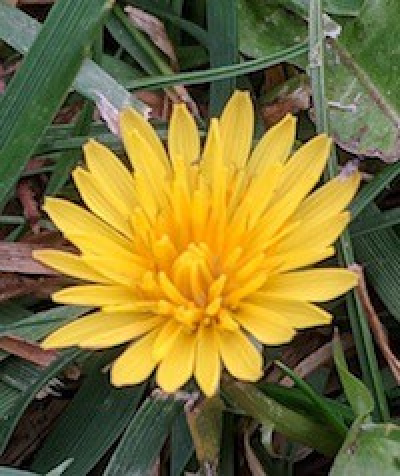
#> input picture CS5330_Part-1-main/images/flower.png, 400 x 476 px
$ python linear_filter.py
#> lines starting #> are read from the running program, lines starting #| are printed output that depends on the picture
import numpy as np
import matplotlib.pyplot as plt
import cv2

def point_operation(img, K, L):
    """
    Applies point operation to given grayscale image
    """
    img = np.asarray(img, dtype=np.float64)
    img = img*K  + L
    img[img > 255] = 255
    img[img < 0] = 0
    return np.asarray(img, dtype = np.uint8)

def main():
    # read an image
    img = cv2.imread('../images/flower.png')
#> img is the input picture: shape (476, 400, 3); mean B, G, R 55, 113.3, 123.9
    if img is None:
        print(f"Error: Image not found at {img_path}")
        return
    gray = cv2.cvtColor(img, cv2.COLOR_BGR2GRAY)
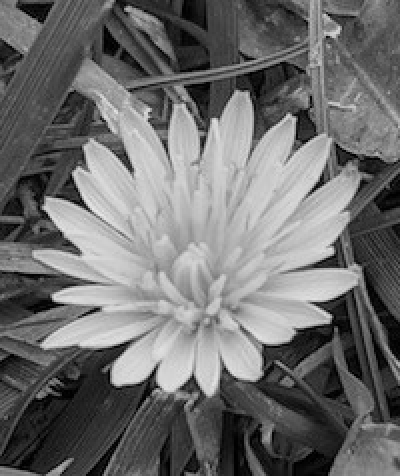
#> gray: shape (476, 400); min 0, max 235, mean 109.8

    # k = 0.5, l = 0
    out1 = point_operation(gray, 0.5, 0)
#> in point_operation, `img = img*K  + L`:
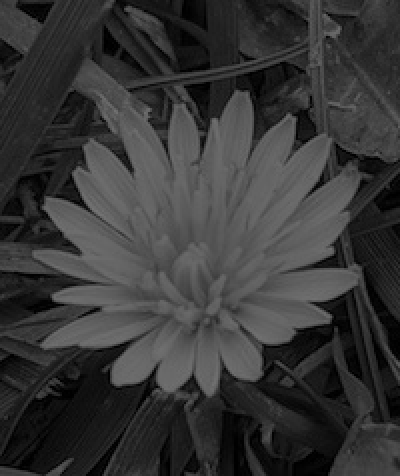
#> img: shape (476, 400) float64; min 0, max 117.5, mean 54.9

    # k = 1., l = 10
    out2 = point_operation(gray, 1., 10)

    # k = 0.8, l = 15
    out3 = point_operation(gray, 0.7, 25)
#> call 3 of point_operation, with K = 0.7, L = 25
#> in point_operation (call 3), `img = img*K  + L`:
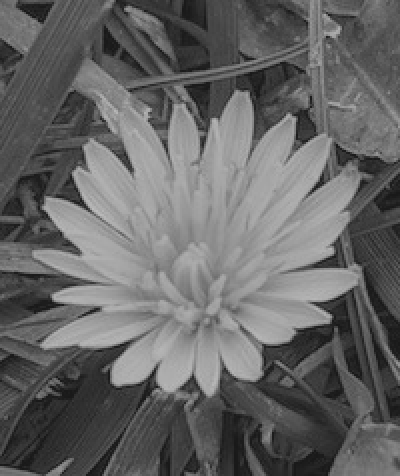
#> img: shape (476, 400) float64; min 25, max 189.5, mean 101.9

    res = np.hstack([gray,out1, out2, out3])
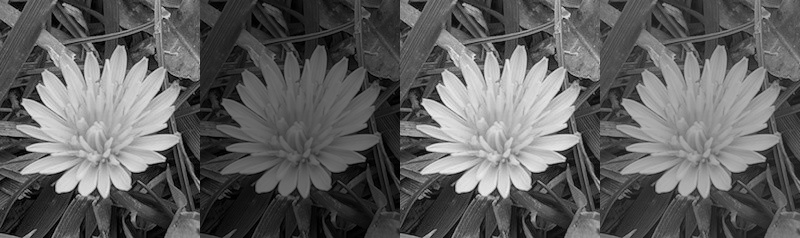
#> res: shape (476, 1600) (shown at 1/2 size); min 0, max 245, mean 96.4
    plt.imshow(res, cmap='gray')
    plt.axis('off')

    plt.show()


if __name__ == '__main__':
    main()

$ run again, with CS5330_Part-1-main/images/building_sm.png copied over CS5330_Part-1-main/images/flower.png
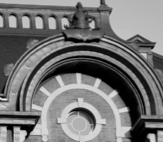
#> input picture CS5330_Part-1-main/images/building_sm.png, 163 x 142 px
#> in main, img is the input picture: shape (142, 163, 3); mean B, G, R 117.5, 117.5, 117.5
#> in point_operation (call 3), `img = img*K  + L`:
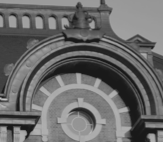
#> img: shape (142, 163) float64; min 25, max 195.1, mean 107.3
#> in main, `res = np.hstack([gray,out1, out2, out3])`:
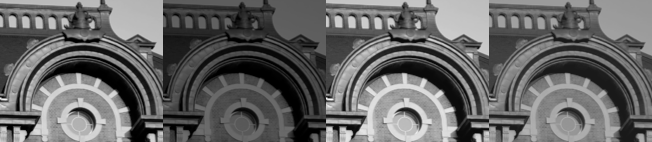
#> res: shape (142, 652); min 0, max 253, mean 102.6

$ run again, with CS5330_Part-1-main/images/chair.png copied over CS5330_Part-1-main/images/flower.png
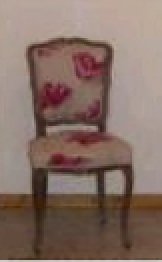
#> input picture CS5330_Part-1-main/images/chair.png, 81 x 131 px (shown 2 times larger)
#> in main, img is the input picture: shape (131, 81, 3); mean B, G, R 101.4, 111.1, 133.4
#> in point_operation (call 3), `img = img*K  + L`:
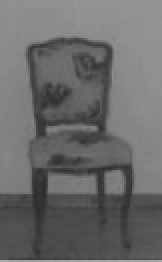
#> img: shape (131, 81) float64 (shown 2 times larger); min 40.4, max 167.1, mean 106.7
#> in main, `res = np.hstack([gray,out1, out2, out3])`:
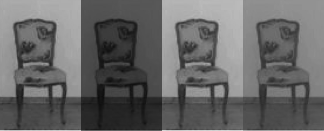
#> res: shape (131, 324); min 11, max 213, mean 101.9
